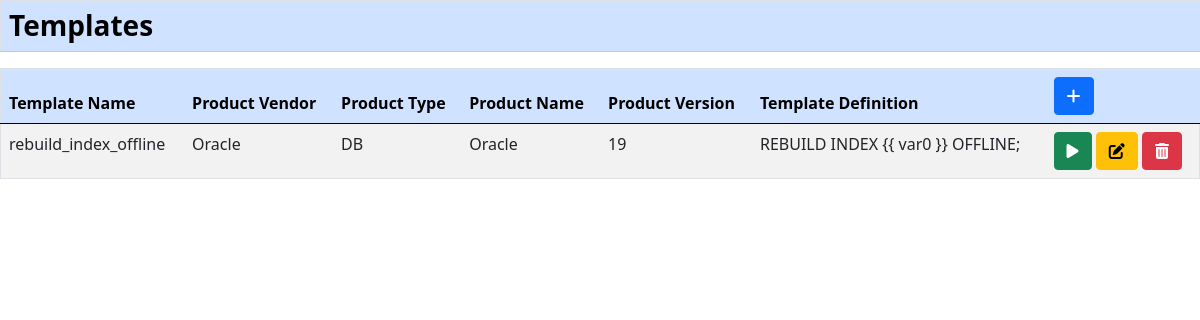
Before: /template/ with the older database file.
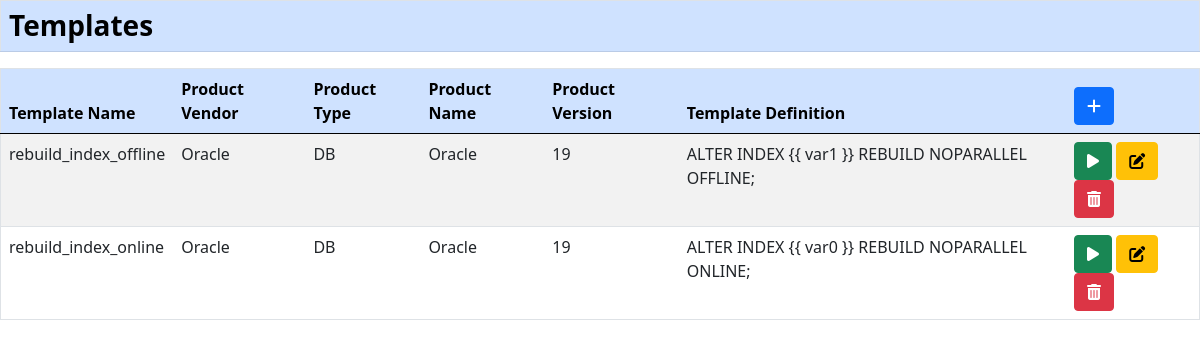
After: the same page with the newer database file.
### template/models.py (models this page shows)
class TemplateDef(models.Model):
  class Meta:
    unique_together = (('vndr_nm', 'prdct_typ', 'prdct_nm', 'prdct_ver', 'nm'))
  vndr_nm = models.CharField(max_length=30)
  prdct_typ = models.CharField(max_length=30)
  prdct_nm = models.CharField(max_length=30)
  prdct_ver = models.CharField(max_length=30)
  nm = models.CharField(max_length=80)
  text = models.CharField(max_length=3200)
  crt_ts = models.DateTimeField('date created')
  updt_ts = models.DateTimeField('date updated')

### template/views.py (the view)
# urls.py: urlpatterns = [path('', views.get_all_tmplts,
def get_all_tmplts(request):
  if request.method == "GET":
    all_tmplt = tmo.TemplateDef.objects.all().values()
    out_load = {l["id"]: l for l in all_tmplt}
    return render(request, "template.html", context={"list": out_load})

### scheduler/templates/template.html (shortened to what this page needs)
{% extends "base.html" %}
{% block content %}
<h3 class="prcs-header">
  <table class="table table-striped" border="1">
    <thead class="table-primary">
      <tr>
        <th scope="col">Templates</th>
      </tr>
    </thead>
  </table>
</h3>
<table class="table table-striped" border="1">
  <thead class="table-primary">
    <tr>
      <th scope="col">Template Name</th>
      <th scope="col">Product Vendor</th>
      <th scope="col">Product Type</th>
      <th scope="col">Product Name</th>
      <th scope="col">Product Version</th>
      <th scope="col">Template Definition</th>
      <td><button type="button" class="btn btn-primary"
          onclick='edit_template(null, null, null, null, null, null, null)' data-bs-toggle="modal"
          data-bs-target="#editTemplateModal"><i class="fa-solid fa-plus"></i></button></td>
    </tr>
  </thead>
  {% for k,v in list.items %}
  <tr scope="row">
    <td>{{ v.nm }}</td>
    <td>{{ v.vndr_nm }}</td>
    <td>{{ v.prdct_typ }}</td>
    <td>{{ v.prdct_nm }}</td>
    <td>{{ v.prdct_ver }}</td>
    <td>{{ v.text }}</td>
    <td>
      <button type="button" class="btn btn-success" onclick='edit_template("{{ k }}", "{{ v.nm }}", "{{ v.vndr_nm }}",
           "{{ v.prdct_typ }}", "{{ v.prdct_nm }}", "{{ v.prdct_ver }}", "{{ v.text }}")' data-bs-toggle="modal"
        data-bs-target="#editTemplateModal"><i class="fa-solid fa-play"></i></button>
      <button type="button" class="btn btn-warning" onclick='edit_template("{{ k }}", "{{ v.nm }}", "{{ v.vndr_nm }}",
     "{{ v.prdct_typ }}", "{{ v.prdct_nm }}", "{{ v.prdct_ver }}", "{{ v.text }}")' data-bs-toggle="modal"
        data-bs-target="#editTemplateModal"><i class="fa-solid fa-pen-to-square"></i></button>
      <button type="button" class="btn btn-danger" onclick='delete_template("{{ k }}", "{{ v.nm }}")'
        data-bs-toggle="modal" data-bs-target="#confirmTemplateModal"><i class="fa-solid fa-trash-can"></i></button>
    </td>
  </tr>
  {% endfor %}
</table>
{% endblock %}

### scheduler/templates/base.html (shortened to what this page needs)
<!DOCTYPE html>
<html lang="en">
<head>
  {% load static %}
  <link rel="stylesheet" href="{% static 'css/bootstrap.min.css' %}">
  <link rel="stylesheet" href="{% static 'css/style.css' %}">
  <link rel="stylesheet" href="https://cdnjs.cloudflare.com/ajax/libs/font-awesome/6.1.2/css/all.min.css"
 />
</head>
<body>
  <div id="content">
    {% block content %}{% endblock %}
  </div>
</body>
</html>

Changed rows visible on the page:
changed TemplateDef "rebuild_index_offline": text "REBUILD INDEX {{ var0 }} OFFLINE;" → "ALTER INDEX {{ var1 }} REBUILD NOPARALLEL OFFLINE;"
added TemplateDef: nm "rebuild_index_online", vndr_nm "Oracle", prdct_typ "DB", prdct_nm "Oracle", prdct_ver "19", text "ALTER INDEX {{ var0 }} REBUILD NOPARALLEL ONLINE;"
